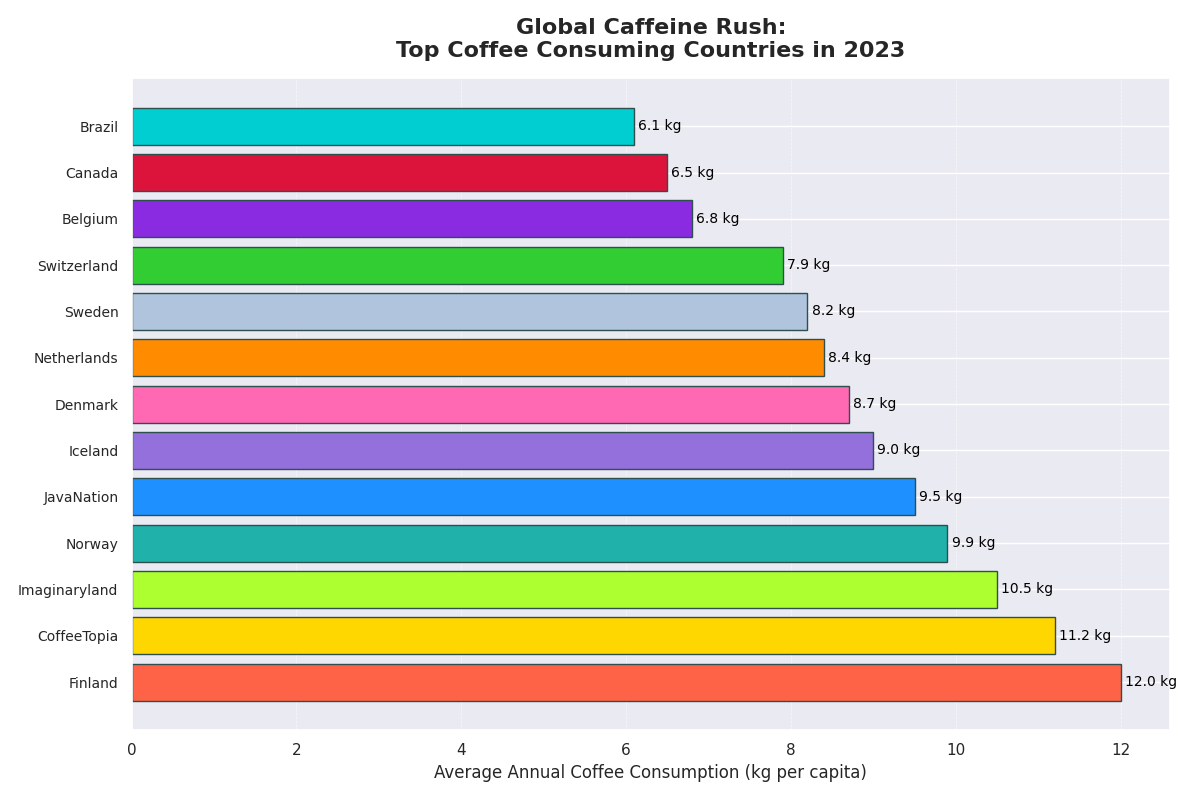

Source code (Python):
import matplotlib.pyplot as plt
import numpy as np

countries = ['Finland', 'Norway', 'Iceland', 'Denmark', 'Netherlands', 
             'Sweden', 'Switzerland', 'Belgium', 'Canada', 'Brazil',
             'Imaginaryland', 'CoffeeTopia', 'JavaNation']
consumption_kg = [12, 9.9, 9, 8.7, 8.4, 8.2, 7.9, 6.8, 6.5, 6.1, 
                  10.5, 11.2, 9.5]

sorted_indices = np.argsort(consumption_kg)[::-1]
countries_sorted = [countries[i] for i in sorted_indices]
consumption_sorted = [consumption_kg[i] for i in sorted_indices]

fig, ax = plt.subplots(figsize=(12, 8))

# New color set
colors = ['#FF6347', '#FFD700', '#ADFF2F', '#20B2AA', '#1E90FF', 
          '#9370DB', '#FF69B4', '#FF8C00', '#B0C4DE', '#32CD32',
          '#8A2BE2', '#DC143C', '#00CED1']

bars = ax.barh(countries_sorted, consumption_sorted, color=colors, edgecolor='darkslategray')

ax.set_title('Global Caffeine Rush:\nTop Coffee Consuming Countries in 2023', fontsize=16, fontweight='bold', pad=15)
ax.set_xlabel('Average Annual Coffee Consumption (kg per capita)', fontsize=12)

for bar in bars:
    width = bar.get_width()
    ax.annotate(f'{width} kg', xy=(width, bar.get_y() + bar.get_height() / 2),
                xytext=(3, 0), textcoords='offset points',
                ha='left', va='center', fontsize=10, color='black')

ax.xaxis.grid(True, linestyle='--', linewidth=0.5, alpha=0.7)
ax.set_axisbelow(True)
ax.tick_params(axis='y', which='major', labelsize=10)

plt.tight_layout()
plt.show()
